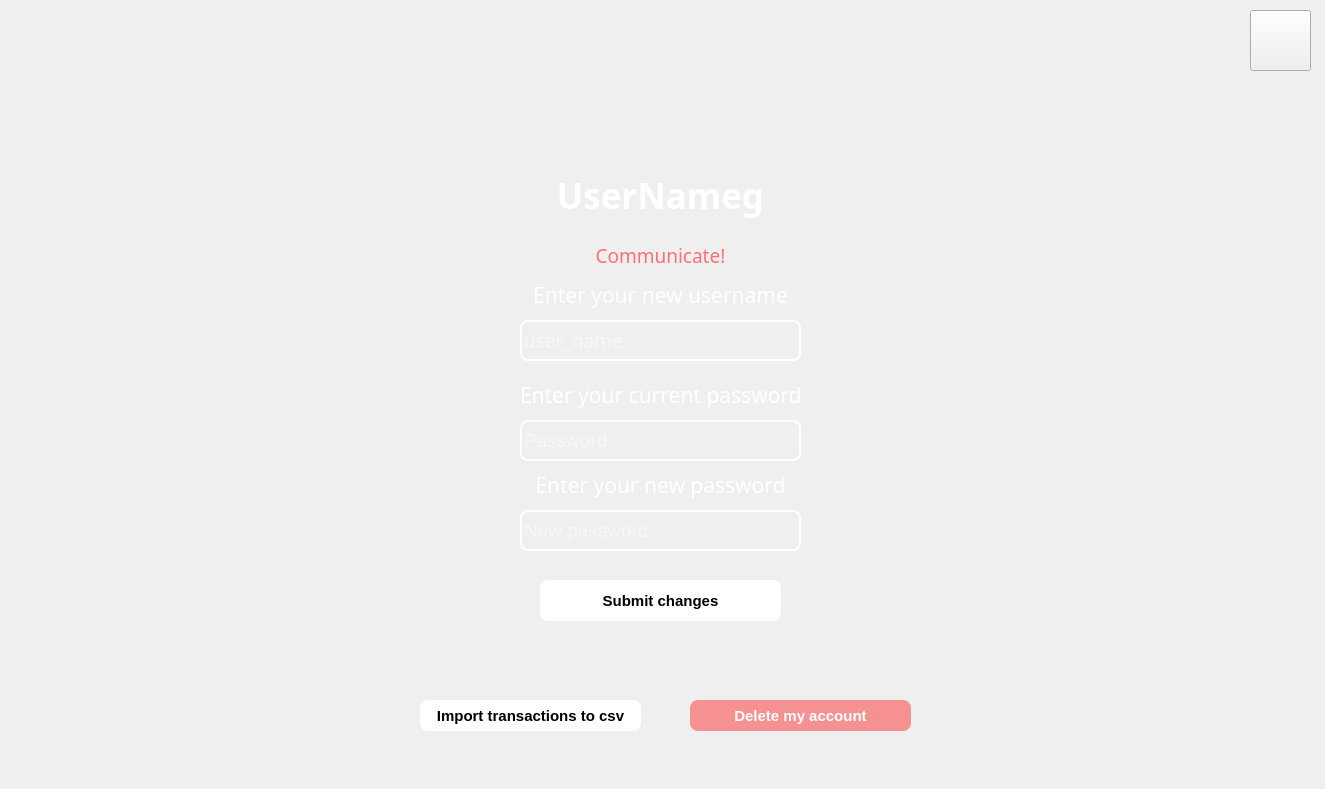
<?xml version="1.0" encoding="UTF-8"?>
<ui version="4.0">
 <class>Form</class>
 <widget class="QWidget" name="Form">
  <property name="geometry">
   <rect>
    <x>0</x>
    <y>0</y>
    <width>1325</width>
    <height>789</height>
   </rect>
  </property>
  <property name="windowTitle">
   <string>SpendFlow</string>
  </property>
  <property name="styleSheet">
   <string notr="true"/>
  </property>
  <widget class="QLabel" name="background">
   <property name="geometry">
    <rect>
     <x>-30</x>
     <y>-30</y>
     <width>1371</width>
     <height>821</height>
    </rect>
   </property>
   <property name="styleSheet">
    <string notr="true">border-image: url(:/ui/bckimg.jpg);</string>
   </property>
   <property name="text">
    <string/>
   </property>
  </widget>
  <widget class="QLabel" name="logo">
   <property name="geometry">
    <rect>
     <x>0</x>
     <y>0</y>
     <width>171</width>
     <height>101</height>
    </rect>
   </property>
   <property name="styleSheet">
    <string notr="true">border-image: url(:/ui/logo.png);</string>
   </property>
   <property name="text">
    <string/>
   </property>
  </widget>
  <widget class="QPushButton" name="exitButton">
   <property name="geometry">
    <rect>
     <x>1250</x>
     <y>10</y>
     <width>61</width>
     <height>61</height>
    </rect>
   </property>
   <property name="font">
    <font>
     <family>Bahnschrift</family>
     <pointsize>11</pointsize>
     <weight>75</weight>
     <bold>true</bold>
    </font>
   </property>
   <property name="styleSheet">
    <string notr="true">QPushButton{
	border-image: url(:/ui/exit.png);
}

QPushButton:hover{
	
	border-image: url(:/ui/exit-hover.png);
}
QPushButton:pressed{
	
	border-image: url(:/ui/exit-pressed.png);
}</string>
   </property>
   <property name="text">
    <string/>
   </property>
   <property name="checkable">
    <bool>false</bool>
   </property>
   <property name="flat">
    <bool>false</bool>
   </property>
  </widget>
  <widget class="QLabel" name="userName">
   <property name="geometry">
    <rect>
     <x>480</x>
     <y>170</y>
     <width>361</width>
     <height>51</height>
    </rect>
   </property>
   <property name="font">
    <font>
     <family>Bahnschrift</family>
     <pointsize>26</pointsize>
     <weight>75</weight>
     <bold>true</bold>
    </font>
   </property>
   <property name="styleSheet">
    <string notr="true">color: rgb(255, 255, 255);</string>
   </property>
   <property name="text">
    <string>&lt;html&gt;&lt;head/&gt;&lt;body&gt;&lt;p&gt;&lt;span style=&quot; color:#ffffff;&quot;&gt;UserNameg&lt;/span&gt;&lt;/p&gt;&lt;/body&gt;&lt;/html&gt;</string>
   </property>
   <property name="alignment">
    <set>Qt::AlignCenter</set>
   </property>
  </widget>
  <widget class="QLabel" name="enterUsernameLabel">
   <property name="geometry">
    <rect>
     <x>530</x>
     <y>270</y>
     <width>261</width>
     <height>51</height>
    </rect>
   </property>
   <property name="font">
    <font>
     <family>Bahnschrift</family>
     <pointsize>16</pointsize>
     <weight>50</weight>
     <bold>false</bold>
    </font>
   </property>
   <property name="text">
    <string>&lt;html&gt;&lt;head/&gt;&lt;body&gt;&lt;p&gt;&lt;span style=&quot; color:#ffffff;&quot;&gt;Enter your new username&lt;/span&gt;&lt;/p&gt;&lt;/body&gt;&lt;/html&gt;</string>
   </property>
   <property name="alignment">
    <set>Qt::AlignCenter</set>
   </property>
  </widget>
  <widget class="QLineEdit" name="userNameTextEdit">
   <property name="geometry">
    <rect>
     <x>520</x>
     <y>320</y>
     <width>281</width>
     <height>41</height>
    </rect>
   </property>
   <property name="font">
    <font>
     <family>Bahnschrift</family>
     <pointsize>14</pointsize>
    </font>
   </property>
   <property name="styleSheet">
    <string notr="true">QLineEdit{
	background-color: rgba(255, 255, 255, 0);
	border: 2px solid rgb(255, 255, 255);
	border-radius: 8px;
	color: white; 
}

QLineEdit:focus{
	background-color: rgba(255, 255, 255, 0);
	border: 2px solid  rgb(255, 0, 255);
	border-radius: 8px;
	color: white; 
}

</string>
   </property>
   <property name="text">
    <string/>
   </property>
   <property name="placeholderText">
    <string>user_name</string>
   </property>
  </widget>
  <widget class="QLabel" name="enterCurrentPasswordLabel">
   <property name="geometry">
    <rect>
     <x>520</x>
     <y>370</y>
     <width>281</width>
     <height>51</height>
    </rect>
   </property>
   <property name="font">
    <font>
     <family>Bahnschrift</family>
     <pointsize>16</pointsize>
     <weight>50</weight>
     <bold>false</bold>
    </font>
   </property>
   <property name="text">
    <string>&lt;html&gt;&lt;head/&gt;&lt;body&gt;&lt;p&gt;&lt;span style=&quot; color:#ffffff;&quot;&gt;Enter your current password&lt;/span&gt;&lt;/p&gt;&lt;/body&gt;&lt;/html&gt;</string>
   </property>
   <property name="alignment">
    <set>Qt::AlignCenter</set>
   </property>
  </widget>
  <widget class="QLineEdit" name="passwordText">
   <property name="geometry">
    <rect>
     <x>520</x>
     <y>420</y>
     <width>281</width>
     <height>41</height>
    </rect>
   </property>
   <property name="font">
    <font>
     <family>Arial</family>
     <pointsize>14</pointsize>
    </font>
   </property>
   <property name="styleSheet">
    <string notr="true">QLineEdit{
	background-color: rgba(255, 255, 255, 0);
	border: 2px solid rgb(255, 255, 255);
	border-radius: 8px;
	color: white; 
}

QLineEdit:focus{
	background-color: rgba(255, 255, 255, 0);
	border: 2px solid  rgb(255, 0, 255);
	border-radius: 8px;
	color: white; 
}

</string>
   </property>
   <property name="text">
    <string/>
   </property>
   <property name="echoMode">
    <enum>QLineEdit::Password</enum>
   </property>
   <property name="placeholderText">
    <string>Password</string>
   </property>
   <property name="clearButtonEnabled">
    <bool>true</bool>
   </property>
  </widget>
  <widget class="QLabel" name="enterNewPasswordLabel">
   <property name="geometry">
    <rect>
     <x>530</x>
     <y>460</y>
     <width>261</width>
     <height>51</height>
    </rect>
   </property>
   <property name="font">
    <font>
     <family>Bahnschrift</family>
     <pointsize>16</pointsize>
     <weight>50</weight>
     <bold>false</bold>
    </font>
   </property>
   <property name="text">
    <string>&lt;html&gt;&lt;head/&gt;&lt;body&gt;&lt;p&gt;&lt;span style=&quot; color:#ffffff;&quot;&gt;Enter your new password&lt;/span&gt;&lt;/p&gt;&lt;/body&gt;&lt;/html&gt;</string>
   </property>
   <property name="alignment">
    <set>Qt::AlignCenter</set>
   </property>
  </widget>
  <widget class="QLineEdit" name="newPasswordText">
   <property name="geometry">
    <rect>
     <x>520</x>
     <y>510</y>
     <width>281</width>
     <height>41</height>
    </rect>
   </property>
   <property name="font">
    <font>
     <family>Arial</family>
     <pointsize>14</pointsize>
    </font>
   </property>
   <property name="styleSheet">
    <string notr="true">QLineEdit{
	background-color: rgba(255, 255, 255, 0);
	border: 2px solid rgb(255, 255, 255);
	border-radius: 8px;
	color: white; 
}

QLineEdit:focus{
	background-color: rgba(255, 255, 255, 0);
	border: 2px solid  rgb(255, 0, 255);
	border-radius: 8px;
	color: white; 
}

</string>
   </property>
   <property name="text">
    <string/>
   </property>
   <property name="echoMode">
    <enum>QLineEdit::Password</enum>
   </property>
   <property name="placeholderText">
    <string>New password</string>
   </property>
   <property name="clearButtonEnabled">
    <bool>true</bool>
   </property>
  </widget>
  <widget class="QPushButton" name="submitButton">
   <property name="geometry">
    <rect>
     <x>540</x>
     <y>580</y>
     <width>241</width>
     <height>41</height>
    </rect>
   </property>
   <property name="font">
    <font>
     <family>Arial</family>
     <pointsize>11</pointsize>
     <weight>75</weight>
     <bold>true</bold>
    </font>
   </property>
   <property name="styleSheet">
    <string notr="true">QPushButton{
	border-radius: 8px;
	background-color: rgb(255, 255, 255);
}

QPushButton:hover{
	border-radius: 8px;
	background-color:  rgb(148, 17, 255);
	color: white;
}

QPushButton:pressed{
	border-radius: 8px;
	background-color: rgb(187, 26, 202);
	color: white;
}</string>
   </property>
   <property name="text">
    <string>Submit changes</string>
   </property>
  </widget>
  <widget class="QLabel" name="communicateTextLabel">
   <property name="geometry">
    <rect>
     <x>490</x>
     <y>240</y>
     <width>341</width>
     <height>31</height>
    </rect>
   </property>
   <property name="font">
    <font>
     <family>Bahnschrift</family>
     <pointsize>14</pointsize>
    </font>
   </property>
   <property name="styleSheet">
    <string notr="true">color: rgb(255, 112, 114);</string>
   </property>
   <property name="text">
    <string>Communicate!</string>
   </property>
   <property name="alignment">
    <set>Qt::AlignCenter</set>
   </property>
  </widget>
  <widget class="QPushButton" name="deleteAccountButton">
   <property name="geometry">
    <rect>
     <x>690</x>
     <y>700</y>
     <width>221</width>
     <height>31</height>
    </rect>
   </property>
   <property name="font">
    <font>
     <family>Arial</family>
     <pointsize>11</pointsize>
     <weight>75</weight>
     <bold>true</bold>
    </font>
   </property>
   <property name="styleSheet">
    <string notr="true">QPushButton{
	border-radius: 8px;
	background-color: rgba(255, 0, 0, 100);
	color: rgb(255, 255, 255);
}

QPushButton:hover{
	border-radius: 8px;
	background-color: rgb(187, 26, 202);
	color: white;
}
QPushButton:pressed{
	border-radius: 8px;
	background-color: rgb(92, 17, 255);
	color: white;
}</string>
   </property>
   <property name="text">
    <string>Delete my account</string>
   </property>
  </widget>
  <widget class="QPushButton" name="importToCsvButton">
   <property name="geometry">
    <rect>
     <x>420</x>
     <y>700</y>
     <width>221</width>
     <height>31</height>
    </rect>
   </property>
   <property name="font">
    <font>
     <family>Arial</family>
     <pointsize>11</pointsize>
     <weight>75</weight>
     <bold>true</bold>
    </font>
   </property>
   <property name="styleSheet">
    <string notr="true">QPushButton{
	border-radius: 8px;
	background-color: rgb(255, 255, 255);
}

QPushButton:hover{
	border-radius: 8px;
	background-color:  rgb(148, 17, 255);
	color: white;
}

QPushButton:pressed{
	border-radius: 8px;
	background-color: rgb(187, 26, 202);
	color: white;
}</string>
   </property>
   <property name="text">
    <string>Import transactions to csv</string>
   </property>
  </widget>
 </widget>
 <resources>
  <include location="background.qrc"/>
 </resources>
 <connections/>
</ui>
